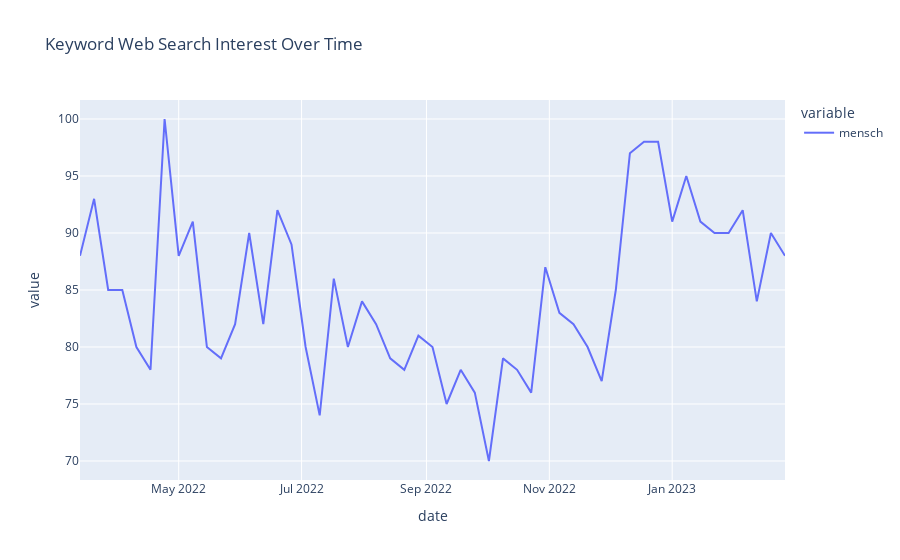

Notebook code cell kept with this figure:
### Code cell
from pytrends.request import TrendReq
pytrends = TrendReq(hl='de_DE', tz=360) 
kw_list = ["mensch"]
pytrends.build_payload(kw_list, cat=0, timeframe='today 12-m') 

#1 Interest over Time
data = pytrends.interest_over_time() 
data = data.reset_index() 

#print(data)
import plotly.express as px

fig = px.line(data, x="date", y=['mensch'], title='Keyword Web Search Interest Over Time')
fig.show() 
by_region = pytrends.interest_by_region(resolution='COUNTRY', inc_low_vol=True, inc_geo_code=False)

#by_region.head(10) 
data  = pytrends.related_queries()

data['mensch']['top'] 
keywords = pytrends.suggestions(keyword='MAtrix')
df = pd.DataFrame(keywords)
print(df)

### Figure 1 — Plotly figure (JSON) as saved in the notebook; plotly's stock layout.template omitted (floating-point values rounded to 4 significant figures)
{"data": [{"hovertemplate": "variable=mensch<br>date=%{x}<br>value=%{y}<extra></extra>", "legendgroup": "mensch", "line": {"color": "#636efa", "dash": "solid"}, "marker": {"symbol": "circle"}, "mode": "lines", "name": "mensch", "orientation": "v", "showlegend": true, "type": "scatter", "x": ["2022-03-13T00:00:00", "2022-03-20T00:00:00", "2022-03-27T00:00:00", "2022-04-03T00:00:00", "2022-04-10T00:00:00", "2022-04-17T00:00:00", "2022-04-24T00:00:00", "2022-05-01T00:00:00", "2022-05-08T00:00:00", "2022-05-15T00:00:00", "2022-05-22T00:00:00", "2022-05-29T00:00:00", "2022-06-05T00:00:00", "2022-06-12T00:00:00", "2022-06-19T00:00:00", "2022-06-26T00:00:00", "2022-07-03T00:00:00", "2022-07-10T00:00:00", "2022-07-17T00:00:00", "2022-07-24T00:00:00", "2022-07-31T00:00:00", "2022-08-07T00:00:00", "2022-08-14T00:00:00", "2022-08-21T00:00:00", "2022-08-28T00:00:00", "2022-09-04T00:00:00", "2022-09-11T00:00:00", "2022-09-18T00:00:00", "2022-09-25T00:00:00", "2022-10-02T00:00:00", "2022-10-09T00:00:00", "2022-10-16T00:00:00", "2022-10-23T00:00:00", "2022-10-30T00:00:00", "2022-11-06T00:00:00", "2022-11-13T00:00:00", "2022-11-20T00:00:00", "2022-11-27T00:00:00", "2022-12-04T00:00:00", "2022-12-11T00:00:00", "2022-12-18T00:00:00", "2022-12-25T00:00:00", "2023-01-01T00:00:00", "2023-01-08T00:00:00", "2023-01-15T00:00:00", "2023-01-22T00:00:00", "2023-01-29T00:00:00", "2023-02-05T00:00:00", "2023-02-12T00:00:00", "2023-02-19T00:00:00", "2023-02-26T00:00:00"], "xaxis": "x", "y": [88, 93, 85, 85, 80, 78, 100, 88, 91, 80, 79, 82, 90, 82, 92, 89, 80, 74, 86, 80, 84, 82, 79, 78, 81, 80, 75, 78, 76, 70, 79, 78, 76, 87, 83, 82, 80, 77, 85, 97, 98, 98, 91, 95, 91, 90, 90, 92, 84, 90, 88], "yaxis": "y"}], "layout": {"legend": {"title": {"text": "variable"}, "tracegroupgap": 0}, "title": {"text": "Keyword Web Search Interest Over Time"}, "xaxis": {"anchor": "y", "domain": [0, 1], "title": {"text": "date"}}, "yaxis": {"anchor": "x", "domain": [0, 1], "title": {"text": "value"}}}}
